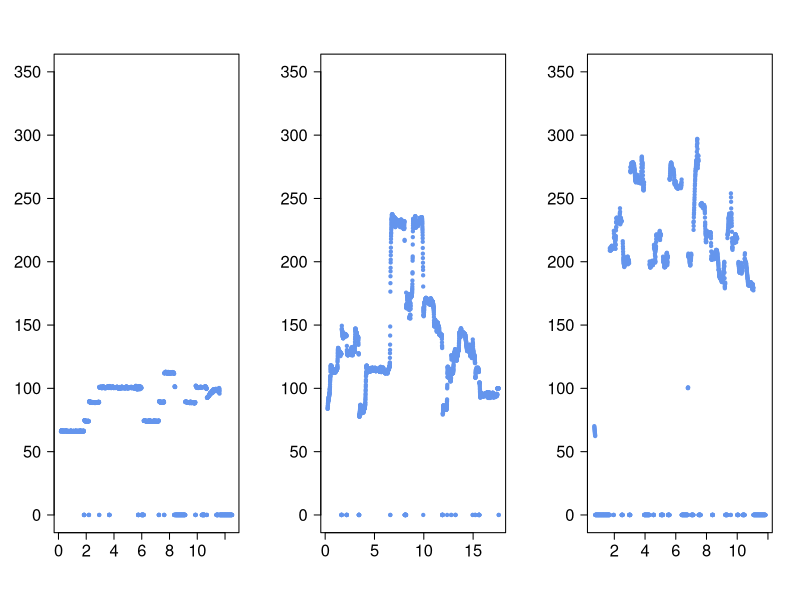
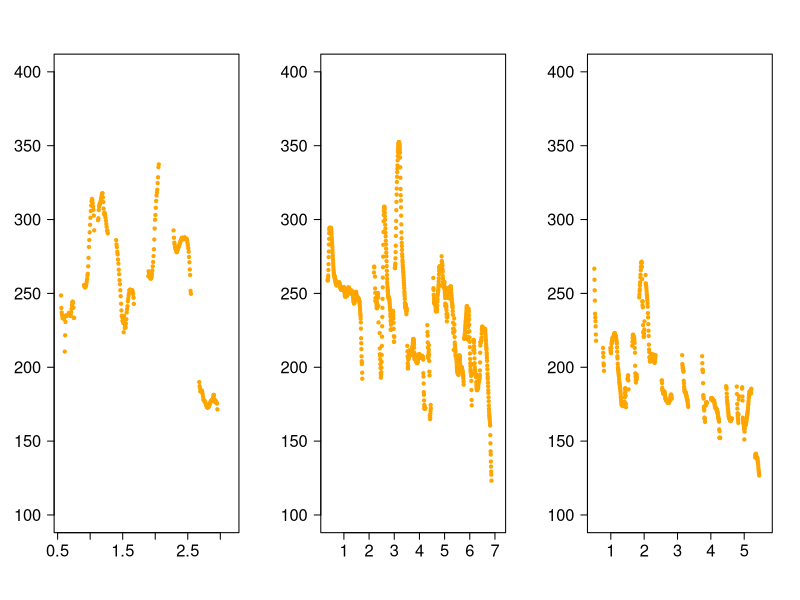
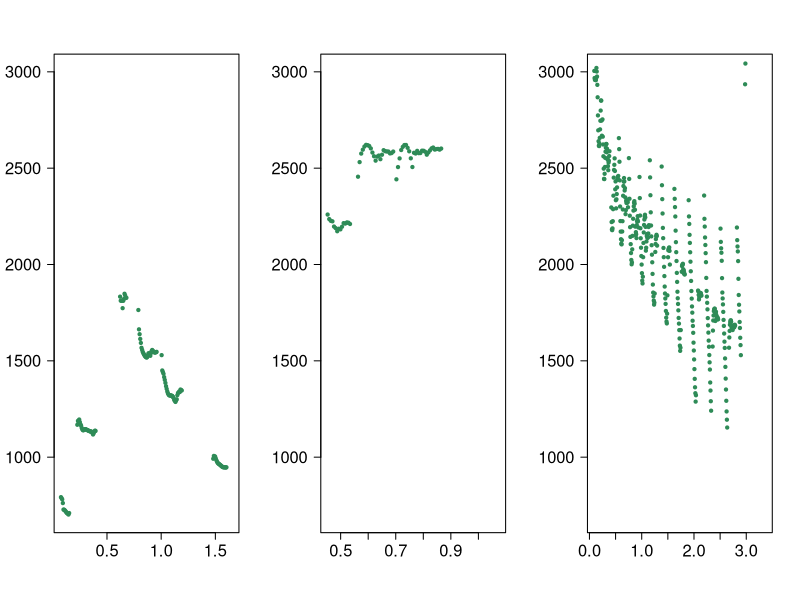

The R script that drew these images, in order:
#directry
setwd("/Works/Comp Music Lab/Master project/Data for R/pitch track data_new")

#read the files
Qin<-read.csv("Yangguan_short.csv",header=F)
Irish<-read.csv("Ireland_short.csv",header=F)
Happy<-read.csv("HappyBirthday_short.csv",header=F)
Sometime<-read.csv("Sometime_short.csv",header=F)
Vietnam<-read.csv("Vietnamese_short.csv",header=F)
English<-read.csv("English_short.csv",header=F)
Kauai<-read.csv("KAUAI.csv",header=F)
Fire<-read.csv("FIREB.csv",header=F)
Cnyo<-read.csv("Canyo.csv",header=F)

#plot
par(mfrow=c(1,3))
##songs
plot(Qin[,1],Qin[,2],type="p",pch=20, bg="black",ann = F,col="cornflowerblue",ylim=c(0,350),cex.axis=1.5,las=1)
plot(Irish[,1],Irish[,2],type="p",pch=20, bg="black",ann = F,col="cornflowerblue",ylim=c(0,350),cex.axis=1.5,las=1)
plot(Happy[,1],Happy[,2],type="p",pch=20, bg="black",ann = F,col="cornflowerblue",ylim=c(0,350),cex.axis=1.5,las=1)
##speech
plot(Sometime[,1],Sometime[,2],type="p",pch=20, bg="black",ann = F,col="orange",ylim=c(100,400),cex.axis=1.5,las=1)
plot(Vietnam[,1],Vietnam[,2],type="p",pch=20, bg="black",ann = F,col="orange",ylim=c(100,400),cex.axis=1.5,las=1)
plot(English[,1],English[,2],type="p",pch=20, bg="black",ann = F,col="orange",ylim=c(100,400),cex.axis=1.5,las=1)
##birds
plot(Kauai[,1],Kauai[,2],type="p",pch=20, bg="black",ann = F,col="seagreen",ylim=c(700,3000),cex.axis=1.5,las=1)
plot(Fire[,1],Fire[,2],type="p",pch=20, bg="black",ann = F,col="seagreen",ylim=c(700,3000),cex.axis=1.5,las=1)
plot(Cnyo[,1],Cnyo[,2],type="p",pch=20, bg="black",ann = F,col="seagreen",ylim=c(700,3000),cex.axis=1.5,las=1)

